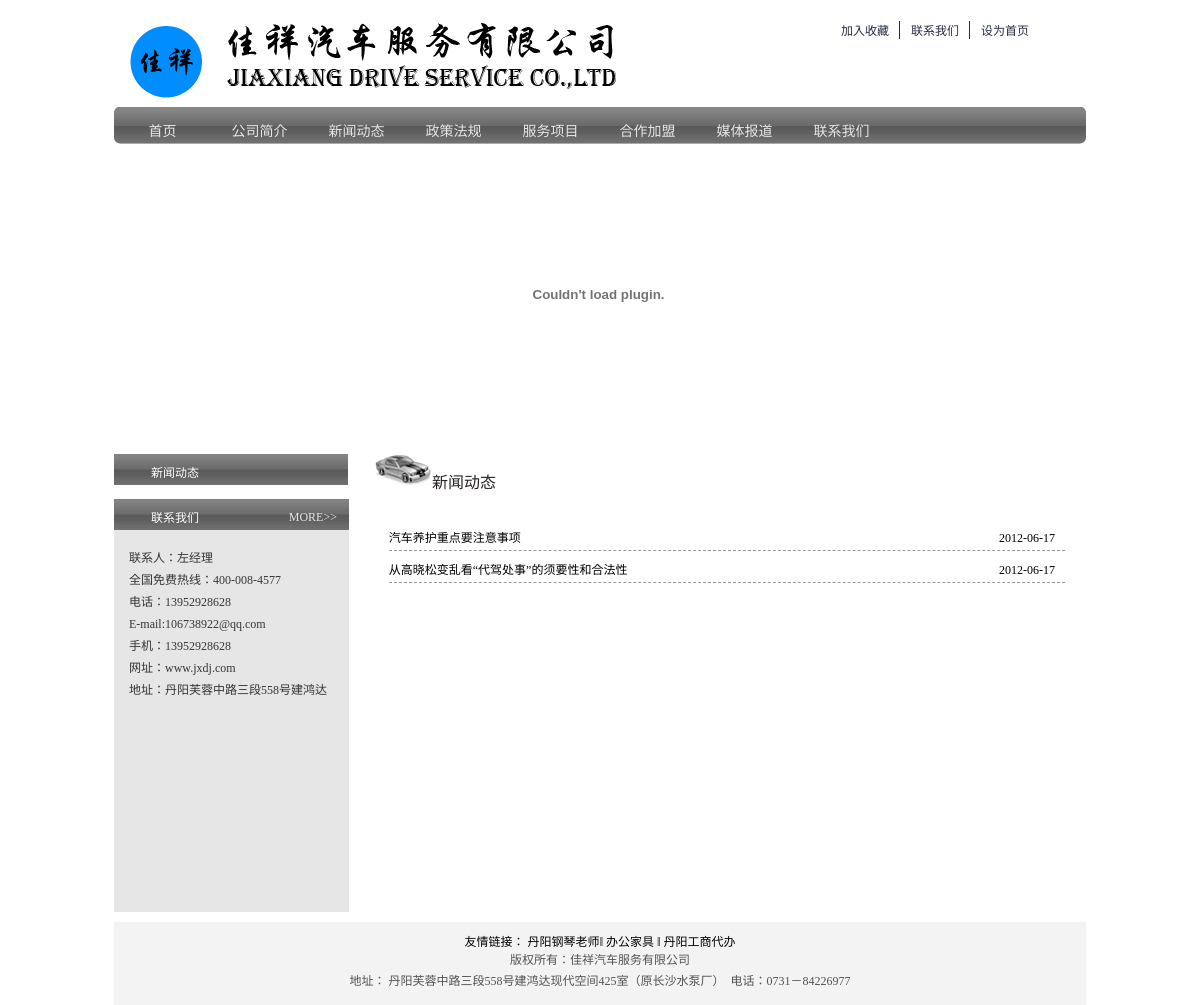
Page /news.php on the committed database.
### tables this page shows
CREATE TABLE `news`(
	`id` int(20) NOT NULL AUTO_INCREMENT,
	`type` varchar(20) NOT NULL,
	`title` varchar(100) NOT NULL,
	`context` text NOT NULL,
	`created_at` date DEFAULT NULL,
	PRIMARY KEY (`id`)
);

### news.php (the view, shortened to what this page needs)
<html xmlns="http://www.w3.org/1999/xhtml">
<head>
</head>
<body>
	<div id="overall">
        <div id="left">
            <div id="nul">
                <h2 class="h"><span>新闻动态</span></h2>
            </div>
        </div>
        <div id="right">
            <h2>新闻动态
            </h2>
            <div id="web_content">
                <ul id="web_new">
                <?
                    include("libs/db.php");
                    $strSql="select * from news where type='news' order by created_at desc";
                    $result=mysql_query($strSql,$myconn);
                    while($row=mysql_fetch_array($result))
                    {
                ?>
                    <li>
                        <a href="/news/?id=<?=$row['id']?>"><span class="time"><?=$row['created_at']?></span><?=$row["title"]?></a>
                    </li>
                <?
                    }
                ?>
                </ul>
            </div>
        </div>
	</div>
</body>

### css/css.css (style rules this page uses)
li { list-style:none; }
a { font-size:12px; text-decoration:none; }
a:link { color:#000000; }
#nav ul li .ac { color:#FFFFFF; background-image:url(/images/index_bj.jpg); height:19px; overflow:auto }
#web_content { padding-bottom:20px;padding-top:30px;overflow:auto; width:100%;font-size:12px;line-height:24px; }
#web_content #web_new li { margin-left:2%; margin-bottom:7px; background-image:none; background-repeat:no-repeat;border-bottom:1px dashed #999999; }
#web_content #web_new li .time { float:right; display:inline;margin-right:10px; }
#web_content #web_new li a { color:#000000; }
#overall { margin:0 auto; width:972px; }
#overall #logo { float:left; display:inline; margin-left:11px; margin-top:22px; }
#overall #lianxi { float:left; display:inline; margin-left:110px; background-image:url(/images/index_tel.png); background-position:bottom; height:88px; width:268px; margin-top:11px; }
#overall #lianxi ul { margin-left:68px; margin-top:10px; }
#overall #lianxi ul li { float:left; display:inline; border-right:1px solid #252c44; padding-left:11px; padding-right:10px; }
#overall #lianxi ul #index { padding-right:0px; border:0px; }
#overall #lianxi ul li a { font-size:12px; color:#252c44; }
#overall #nav { float:left; display:inline; background-image:url(/images/index_nav.png); height:37px; width:972px; margin-top:8px; }
#overall #nav ul li { float:left; display:inline; background-image:url(/images/index_navshu.jpg); background-position:right; width:97px; text-align:center; height:24px; padding-top:13px; }
#overall #nav ul li a { color:#e6e7e9; font-family:"黑体";font-size:14px; }
#overall #nav ul #lx { background-image:none; }
#overall #flash { float:left; display:inline;margin-bottom:10px; }
#overall .h { background-image:url(/images/index_titlebj.jpg); background-repeat:repeat-x; height:22px; padding-left:21px; padding-top:9px; font-weight:normal; margin-bottom:4px; }
#overall .h span { background-image:url(/images/index_san.gif); padding-left:16px; color:#ffffff; }
#overall .h a { float:right; display:inline;color:#e6e6e6; font-size:12px; margin-right:12px; margin-top:2px; }
#overall #connection { float:left; display:inline; width:235px; background-color:#e6e6e6; padding-bottom:13px; }
#overall #connection p { font-size:12px; color:#373434; margin-top:17px; margin-left:15px; line-height:22px; }
#overall #copyright { float:left; display:inline; text-align:center; width:972px; background-color:#f3f3f3; padding-top:10px; padding-bottom:10px; }
#overall #copyright p { font-size:12px; color:#545353; line-height:21px; margin-bottom:3px; }
#overall #left { width:234px; float:left; margin-bottom:10px; }
#overall #left #nul { margin-bottom:10px; float:left;width:234px; }
#overall #right { float:left; display:inline; width:690px; margin-left:7px;padding-left:20px;padding-right:20px; }
#overall #right h2 { background-image:url(/images/web_car.png); font-family:"黑体"; font-weight:normal; color:#272223; font-size:16px; padding-left:57px; height:27px; padding-top:15px; }

### rows in the picture
news: created_at "2012-06-17", title "汽车养护重点要注意事项"
news: created_at "2012-06-17", title "从高晓松变乱看“代驾处事”的须要性和合法性"
